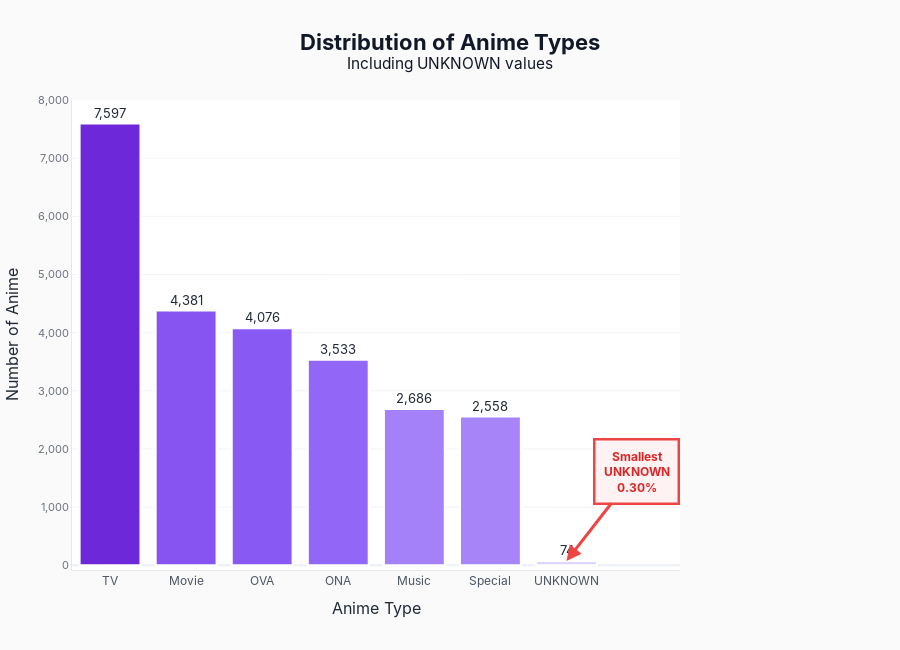

Notebook code for this chart:
### Markdown cell above
### 3.2.1.Misleading Insight
- What is the proportional distribution of different anime types within our dataset

### Code cell
# Recalculate type_counts to include 'UNKNOWN' if present in the data
type_counts_full = (
    df_anime_dataset_2023['Type']
    .value_counts(dropna=False)
    .reset_index()
)
type_counts_full.columns = ['Type', 'Count']

# If there are missing values (NaN), replace them with 'UNKNOWN' for clarity
type_counts_full['Type'] = type_counts_full['Type'].fillna('UNKNOWN')

# Calculate percentage
type_counts_full['Percentage'] = (type_counts_full['Count'] / type_counts_full['Count'].sum()) * 100

# Find the type with the smallest percentage
min_idx_full = type_counts_full['Percentage'].idxmin()
min_type_full = type_counts_full.loc[min_idx_full, 'Type']
min_percentage_full = type_counts_full.loc[min_idx_full, 'Percentage']

# Create gradient color scheme
colors = ['#8B5CF6' if x != 'UNKNOWN' else '#CBD5E1' for x in type_counts_full['Type']]

fig = px.bar(
    type_counts_full,
    x='Type',
    y='Count',
    title='Distribution of Anime Types (Including UNKNOWN)',
    labels={'Type': 'Anime Type', 'Count': 'Number of Anime'},
    text='Count',
    color='Count',
    color_continuous_scale=['#DDD6FE', '#8B5CF6', '#6D28D9']
)

fig.update_traces(
    marker_line_color='white',
    marker_line_width=2,
    textposition='outside',
    texttemplate='%{text:,}',
    hovertemplate='<b>%{x}</b><br>Count: %{y:,}<br>Percentage: %{customdata:.2f}%<extra></extra>',
    customdata=type_counts_full['Percentage']
)

fig.add_annotation(
    x=min_type_full,
    y=type_counts_full.loc[min_idx_full, 'Count'],
    text=f"<b>Smallest</b><br>{min_type_full}<br>{min_percentage_full:.2f}%",
    showarrow=True,
    arrowhead=2,
    arrowsize=1,
    arrowwidth=3,
    arrowcolor="#EF4444",
    ax=70,
    ay=-90,
    font=dict(size=12, color="#DC2626", family="Inter", weight="bold"),
    align="center",
    bgcolor="rgba(254, 242, 242, 0.95)",
    bordercolor="#EF4444",
    borderwidth=2.5,
    borderpad=8,
    opacity=1
)

fig.update_layout(
    font=dict(family="Inter", size=13, color="#1F2937"),
    title={
        'text': '<b>Distribution of Anime Types</b><br><sup>Including UNKNOWN values</sup>',
        'x': 0.5,
        'xanchor': 'center',
        'font': dict(size=22, color="#111827")
    },
    showlegend=False,
    coloraxis_showscale=False,
    height=650,
    plot_bgcolor='white',
    paper_bgcolor='#FAFAFA',
    margin=dict(t=100, l=60, r=220, b=80),
    xaxis=dict(
        showgrid=False,
        showline=True,
        linecolor='#E5E7EB',
        tickfont=dict(size=12, color="#4B5563")
    ),
    yaxis=dict(
        showgrid=True,
        gridcolor='#F3F4F6',
        showline=True,
        linecolor='#E5E7EB',
        tickfont=dict(size=11, color="#6B7280"),
        tickformat=','
    )
)

fig.show()

### Figure 1 — Plotly figure (JSON) as saved in the notebook; plotly's stock layout.template omitted (floating-point values rounded to 4 significant figures)
{"data": [{"customdata": [30.5, 17.59, 16.37, 14.19, 10.78, 10.27, 0.2971], "hovertemplate": "<b>%{x}</b><br>Count: %{y:,}<br>Percentage: %{customdata:.2f}%<extra></extra>", "legendgroup": "", "marker": {"color": [7597, 4381, 4076, 3533, 2686, 2558, 74], "coloraxis": "coloraxis", "line": {"color": "white", "width": 2}, "pattern": {"shape": ""}}, "name": "", "orientation": "v", "showlegend": false, "text": [7597.0, 4381.0, 4076.0, 3533.0, 2686.0, 2558.0, 74.0], "textposition": "outside", "texttemplate": "%{text:,}", "type": "bar", "x": ["TV", "Movie", "OVA", "ONA", "Music", "Special", "UNKNOWN"], "xaxis": "x", "y": [7597, 4381, 4076, 3533, 2686, 2558, 74], "yaxis": "y"}], "layout": {"annotations": [{"align": "center", "arrowcolor": "#EF4444", "arrowhead": 2, "arrowsize": 1, "arrowwidth": 3, "ax": 70, "ay": -90, "bgcolor": "rgba(254, 242, 242, 0.95)", "bordercolor": "#EF4444", "borderpad": 8, "borderwidth": 2.5, "font": {"color": "#DC2626", "family": "Inter", "size": 12, "weight": "bold"}, "opacity": 1, "showarrow": true, "text": "<b>Smallest</b><br>UNKNOWN<br>0.30%", "x": "UNKNOWN", "y": 74}], "barmode": "relative", "coloraxis": {"colorbar": {"title": {"text": "Number of Anime"}}, "colorscale": [[0, "#DDD6FE"], [0.5, "#8B5CF6"], [1, "#6D28D9"]], "showscale": false}, "font": {"color": "#1F2937", "family": "Inter", "size": 13}, "height": 650, "legend": {"tracegroupgap": 0}, "margin": {"b": 80, "l": 60, "r": 220, "t": 100}, "paper_bgcolor": "#FAFAFA", "plot_bgcolor": "white", "showlegend": false, "title": {"font": {"color": "#111827", "size": 22}, "text": "<b>Distribution of Anime Types</b><br><sup>Including UNKNOWN values</sup>", "x": 0.5, "xanchor": "center"}, "xaxis": {"anchor": "y", "domain": [0, 1], "linecolor": "#E5E7EB", "showgrid": false, "showline": true, "tickfont": {"color": "#4B5563", "size": 12}, "title": {"text": "Anime Type"}}, "yaxis": {"anchor": "x", "domain": [0, 1], "gridcolor": "#F3F4F6", "linecolor": "#E5E7EB", "showgrid": true, "showline": true, "tickfont": {"color": "#6B7280", "size": 11}, "tickformat": ",", "title": {"text": "Number of Anime"}}}}
